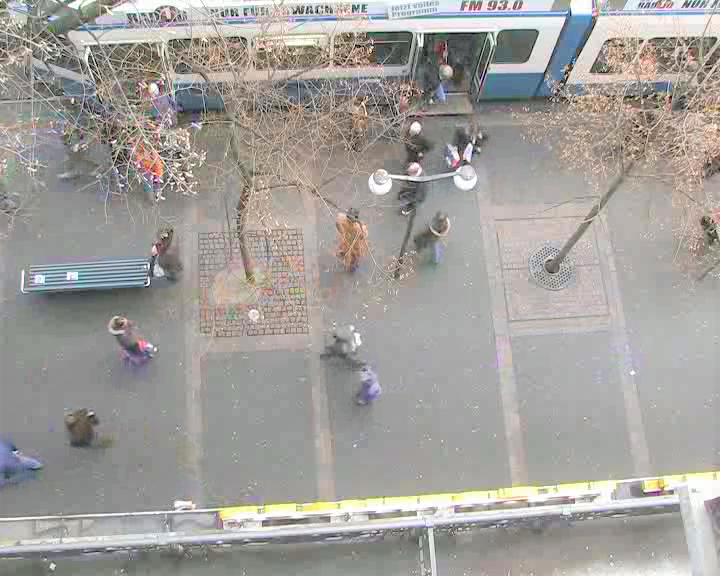
#> input picture hotel374.png, 720 x 576 px
$ python hotel_375_MultiAgent.py
#> lines starting #> are read from the running program, lines starting #| are printed output that depends on the picture
import numpy as np
import matplotlib.pyplot as plt

# PLOTTING HOTEL DATASET - Plot 1 in figure 3

# 0.4
xSpeed01 = np.asarray([291, 270, 251, 234, 218, 202, 188, 175])
ySpeed01 = np.asarray([329, 319, 311, 306, 304, 303, 302, 302])

xSpeed02 = np.asarray([308, 286, 267, 250, 234, 220, 206, 194])
ySpeed02 = np.asarray([371, 358, 348, 341, 337, 334, 332, 330])

# GT
xSpeedGT01 = np.asarray([257, 230, 206, 182, 155, 131, 105, 79])
ySpeedGT01 = np.asarray([335, 339, 344, 343, 342, 338, 338, 338])

xSpeedGT02 = np.asarray([274, 248, 222, 201, 176, 153, 132, 108])
ySpeedGT02 = np.asarray([380, 380, 373, 373, 367, 362, 362, 362])


# 0.8
xSpeed03 = np.asarray([262, 233, 205, 178, 150, 123, 95, 92])
ySpeed03 = np.asarray([335, 331, 329, 328, 329, 330, 331, 331])

xSpeed04 = np.asarray([280, 251, 225, 198, 172, 145, 119, 92])
ySpeed04 = np.asarray([387, 387, 388, 391, 396, 400, 405, 408])


plt.plot(xSpeed01, ySpeed01, zorder=1, linewidth=3, linestyle='--', color='purple', label='0.4')
plt.plot(xSpeed02, ySpeed02, zorder=1, linewidth=3, linestyle='--', color='purple')
plt.plot(xSpeed03, ySpeed03, zorder=1, linewidth=3, linestyle='--', color='red', label='0.8')
plt.plot(xSpeed04, ySpeed04, zorder=1, linewidth=3, linestyle='--', color='red')
plt.plot(xSpeedGT01, ySpeedGT01, zorder=1, linewidth=3, linestyle='--', color='blue', label='GT')
plt.plot(xSpeedGT02, ySpeedGT02, zorder=1, linewidth=3, linestyle='--', color='blue')

plt.plot(xSpeed01[-1], ySpeed01[-1], zorder=1, marker='<', color='purple')
plt.plot(xSpeed02[-1], ySpeed02[-1], zorder=1, marker='<', color='purple')


plt.plot(xSpeedGT01[-1], ySpeedGT01[-1], zorder=1, marker='<', color='blue')
plt.plot(xSpeedGT02[-1], ySpeedGT02[-1], zorder=1, marker='<', color='blue')

plt.plot(xSpeed03[-1], ySpeed03[-1], zorder=1, marker='<', color='red')
plt.plot(xSpeed04[-1], ySpeed04[-1], zorder=1, marker='<', color='red')


plt.legend(loc='center right')
plt.xticks([])
plt.yticks([])
ext = [0, 576, 0.00, 720]
img = plt.imread("../hotel374.png")
#> img is the input picture: shape (576, 720, 3) float32; mean R, G, B 0.637, 0.624, 0.61
plt.imshow(img, zorder=0)
plt.show()
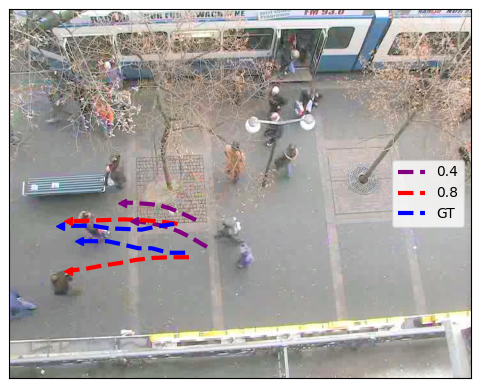
#> figure drawn by matplotlib, 1 panel

$ run again, with hotel0.png copied over hotel374.png
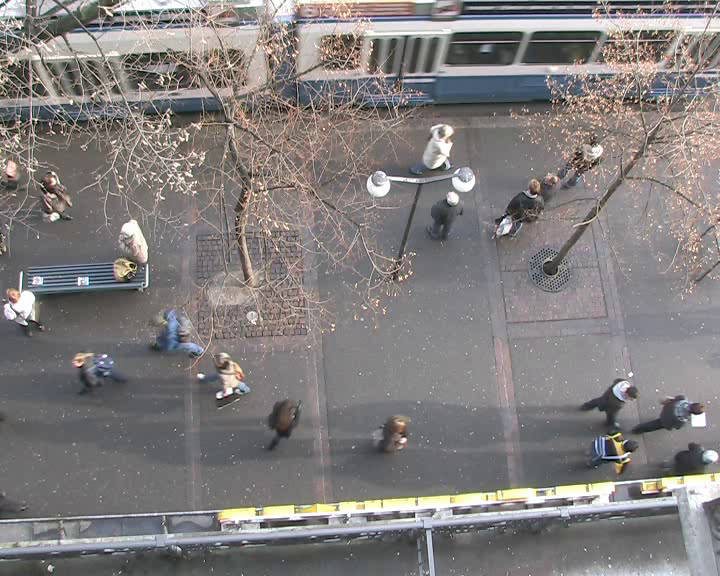
#> input picture hotel0.png, 720 x 576 px
#> img is the input picture: shape (576, 720, 3) float32; mean R, G, B 0.508, 0.492, 0.491
#> `plt.show()`:
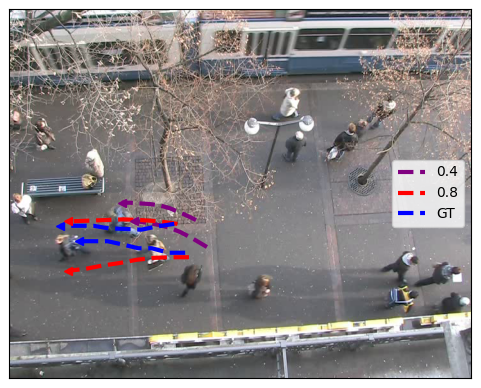
#> figure drawn by matplotlib, 1 panel

$ run again, with hotel11.png copied over hotel374.png
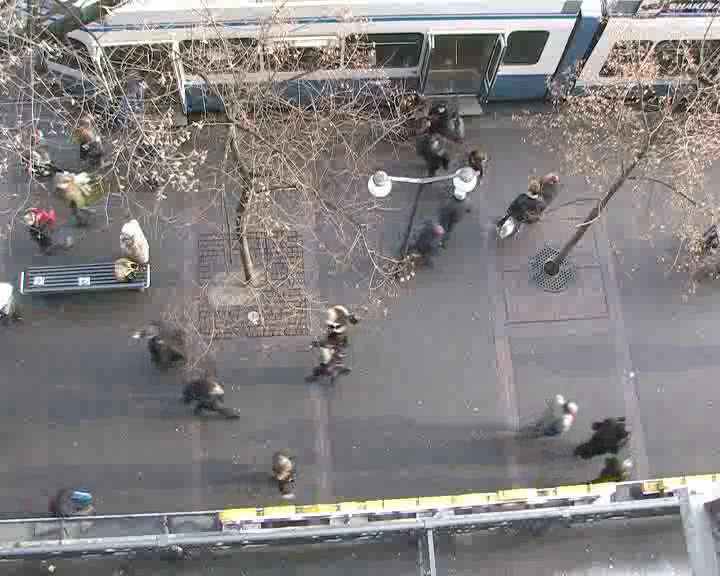
#> input picture hotel11.png, 720 x 576 px
#> img is the input picture: shape (576, 720, 3) float32; mean R, G, B 0.518, 0.506, 0.505
#> `plt.show()`:
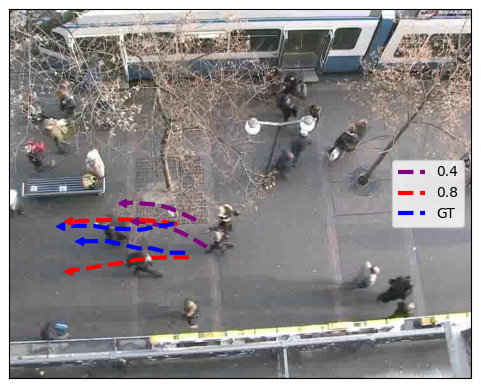
#> figure drawn by matplotlib, 1 panel

$ run again, with hotel115.png copied over hotel374.png
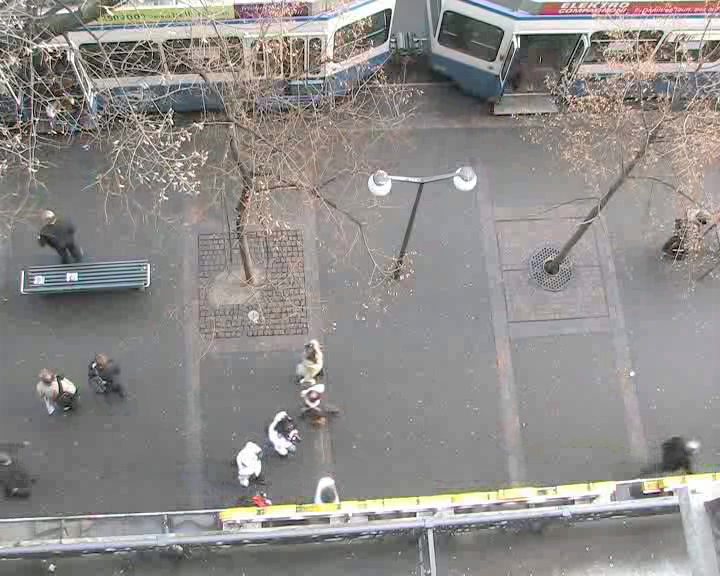
#> input picture hotel115.png, 720 x 576 px
#> img is the input picture: shape (576, 720, 3) float32; mean R, G, B 0.563, 0.551, 0.543
#> `plt.show()`:
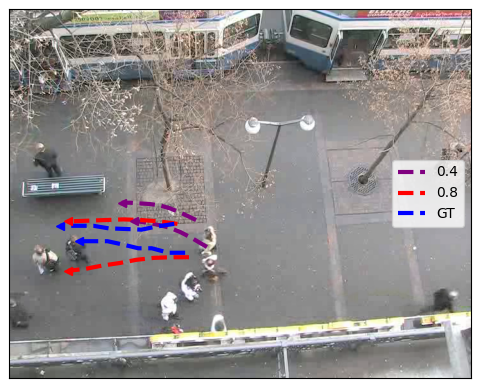
#> figure drawn by matplotlib, 1 panel
